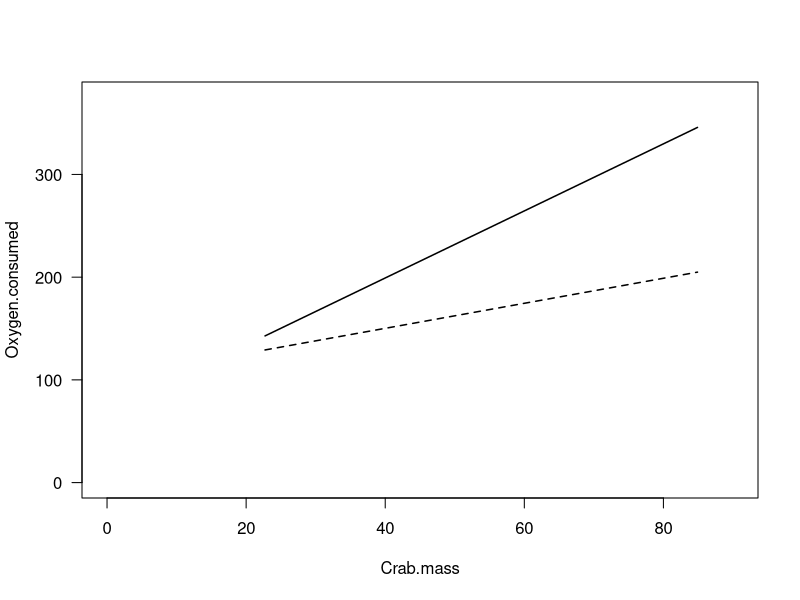
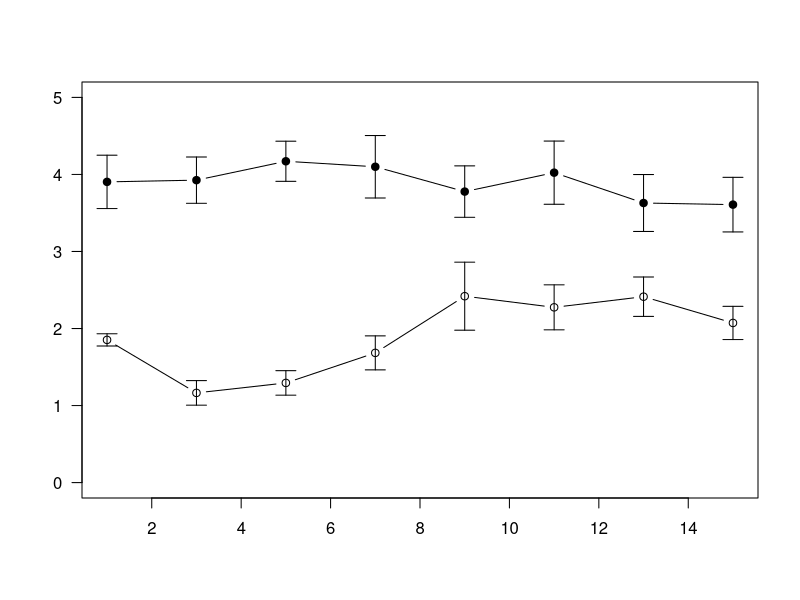
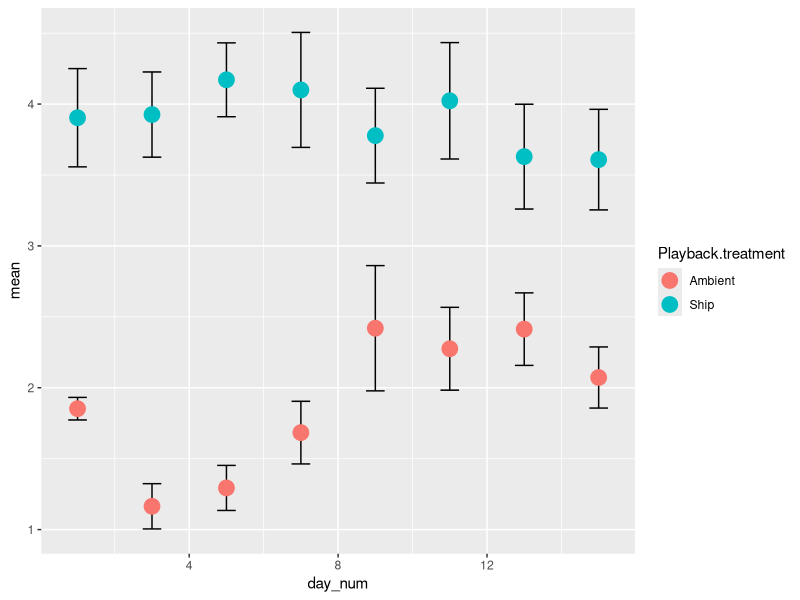
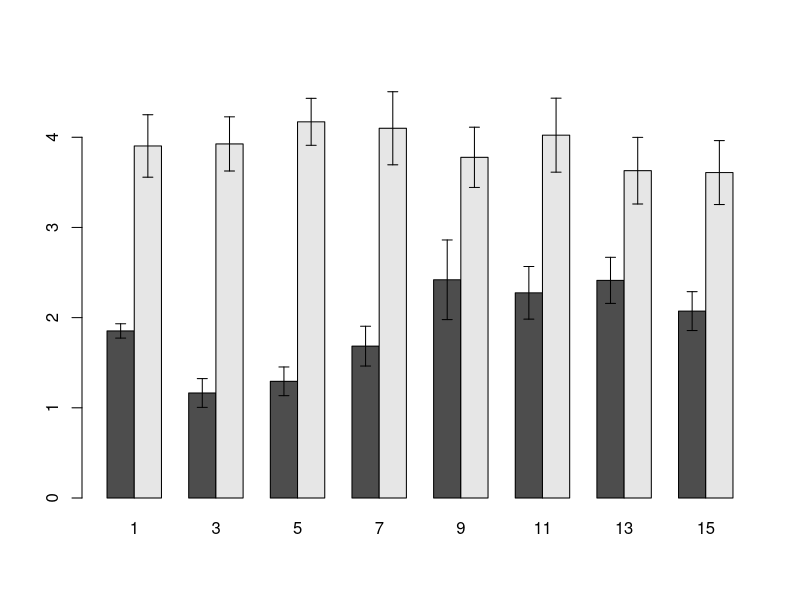
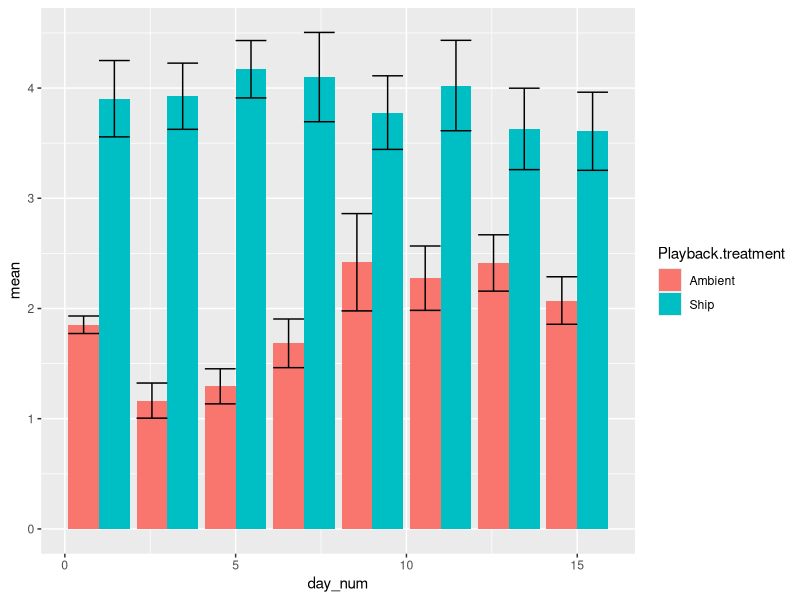

R code for these plots, in order:
## ---- chunk 1
library(knitr)
knitr::opts_chunk$set(tidy.opts=list(width.cutoff=70),tidy=TRUE)
## ---- chunk 2
setwd("~/Dropbox/dai_teaching/Intro_To_R_2017/Exercise-Wale2013")
single=read.csv("single_exposure.csv")
head(single)

mult=read.csv("multiple_exposure.csv")
head(mult)
## ---- chunk 3
# Run two regression analyses: one for each treatment
mod1=lm(Oxygen.consumed~Crab.mass, 
        data=subset(single, single$Playback.treatment=="Ambient"))
mod2=lm(Oxygen.consumed~Crab.mass, 
        data=subset(single, single$Playback.treatment=="Ship"))

# set up the x and y coordinates for the regression lines
xv=c(min(single$Crab.mass), max(single$Crab.mass))
yv1=predict(mod1, list(Crab.mass=xv))
yv2=predict(mod2, list(Crab.mass=xv))

#Figure 1
plot(Oxygen.consumed~Crab.mass, data=single,    
     pch=c(1, 18)[Playback.treatment], cex=1.5, las=1, xlim=c(0,90), ylim=c(0,375))
lines(xv, yv1, lty=2, lwd=1.5)
lines(xv, yv2, lty=1, lwd=1.5)
## ---- chunk 4
mod=lm(Oxygen.consumed~Playback.treatment*Crab.mass, data=single)
anova(mod)
## ---- chunk 5
aov.mod=aov(Oxygen.consumed~Playback.treatment*Crab.mass, data=single)
summary(aov.mod)
## ---- chunk 6
head(mult)
## ---- chunk 7
library(tidyr) #remember to load the package
mult$ID=1:nrow(mult)
mult_long=gather(mult, key=day_txt, value=oxy, -ID, -Playback.treatment)
head(mult_long)
#mult_long$day_txt=as.ordered(mult_long$day_txt)
## ---- chunk 8
mult_wide=spread(mult_long, key=day_txt, value=oxy)
head(mult_wide)
## ---- chunk 9
aov.mod=aov(oxy~Playback.treatment*day_txt + Error(ID), data=mult_long)
summary(aov.mod)
## ---- chunk 10
aov.mod=aov(oxy~Playback.treatment*day_txt 
            + Error(factor(ID)), data=mult_long)
summary(aov.mod)
## ---- chunk 11
substr(mult_long$day_txt, 4, 5)
## ---- chunk 12
mult_long$day_num=as.numeric(substr(mult_long$day_txt, 4, 5))
head(mult_long)
## ---- chunk 13
aov.mod2=aov(oxy~Playback.treatment*day_num + Error(factor(ID)), data=mult_long)
summary(aov.mod2)
## ---- chunk 14
#mixed-model using ML
library(nlme)
lme.mod=lme(oxy~Playback.treatment*day_num, random=~1|ID, data=mult_long)
anova(lme.mod)
## ---- chunk 15
se=function(x) sqrt(var(x)/length(x))
## ---- chunk 16
#step 1: create a summarized dataset with means and standard errors
d1=aggregate(mult_long$oxy, list(mult_long$day_num,mult_long$Playback.treatment), mean)
ses=aggregate(mult_long$oxy, list(mult_long$day_num,mult_long$Playback.treatment), se)
d1$se=ses[,3]
names(d1)=c("day", "treatment", "mean", "se")

#plot blank plot, populate with dots & lines & standard error bars
plot(1:15, seq(0,5,length=15), type="n", xlab="", ylab="", las=1)
points(mean~day, data=subset(d1, treatment=="Ambient"), type="b",pch=21, bg="white")
points(mean~day, data=subset(d1, treatment=="Ship"), type="b",pch=21, bg="black")
arrows(d1$day, d1$mean-d1$se, d1$day, d1$mean+d1$se, code=3, angle=90, length=0.1)
## ---- chunk 17
library(dplyr)
## ---- chunk 18
d2 = mult_long %>%
  group_by(Playback.treatment, day_num) %>%
  summarise(mean=mean(oxy), se=se(oxy))
head(d2)
## ---- chunk 19
##make figure 2 with ggplot2
library(ggplot2)
p = ggplot(d2)
p = p + geom_errorbar(aes(x=day_num, ymax=mean+se, ymin=mean-se, width=0.5))
p = p + geom_point(aes(x=day_num, y=mean, colour=Playback.treatment), size=5)
p
## ---- chunk 20
#make it bar plots
tab.mean=xtabs(mean~Playback.treatment+day_num, data=d2)
tab.se=xtabs(se~Playback.treatment+day_num, data=d2)

bp=barplot(tab.mean, beside=T, ylim=c(0, max(tab.mean)+max(tab.se)))
arrows(bp, tab.mean-tab.se, bp, tab.mean+tab.se, angle=90, code=3, length=0.05)
## ---- chunk 21
p = ggplot(d2, aes(x=day_num, y=mean, group=Playback.treatment))
p = p + geom_bar(aes(fill=Playback.treatment), stat="identity", position='dodge')
p = p + geom_errorbar(aes(ymax=mean+se, ymin=mean-se), position='dodge', stat="identity")
p
